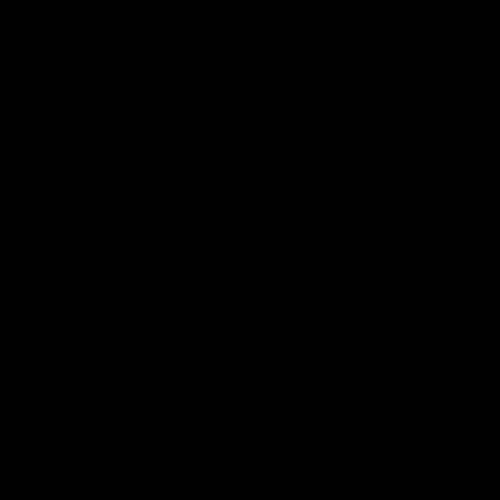
Frame 1 (no input)
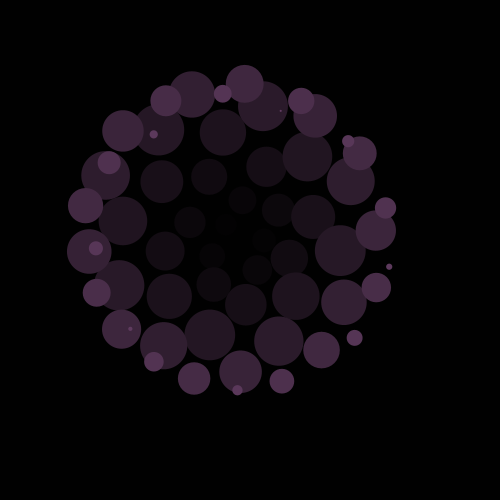
Frame 60 (the mouse pressed at the canvas centre just before this capture)
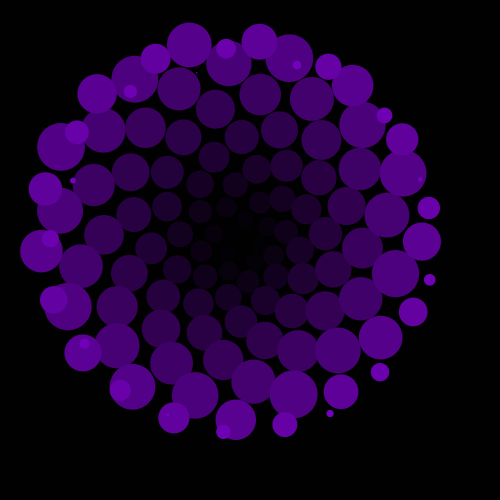
Frame 120 (the mouse held since frame 60 and released just before this capture)

The Processing sketch that drew these frames (run headless with seeded random() and noise(); from frame 60 on, the mouse is pressed at the canvas centre):

// Processing sketch: processing_90922
// ── processing_90922.pde

//Mitchell Karchemsky

float goldenRatio = (sqrt(5)+1)/2;
float goldenAngle = (goldenRatio-1)*2*PI;
float offSet      = .9;      
int currGen       = 0;
float lastX       = width/2;
float lastY       = width/2;
int i             = 0; 
//Colors
int R             = (int)(goldenRatio+(i*goldenRatio)%255);
int G             = (int)(goldenRatio+(i)%255);
int B             = (int)(goldenRatio+(i*goldenRatio)%255);
//UI
int counter       = 0;
int delta         = 1;
boolean drawLine  = false;
boolean pauseTime = false;
int radiusOffset  = 15;

//Program Start
void setup(){
  size(500, 500);
  smooth();
  noStroke();
}

void draw(){
  background(goldenRatio);
  
  float localGeneration = currGen+1;
  float radius    = width/2 + radiusOffset;
  float asmall = (goldenRatio*radius*radius)/localGeneration;   //What does asmall do?

  float cumulativeArea = 0;              //What does cumulativeArea do?
  for(i=0;i<localGeneration;i++){

    float angle = i*goldenAngle;
    //fill(100+(i*5)%100);              //Colorss
    changeColor();
    fill(R,G,B);
    float itterativeRatio  = i/(localGeneration-1);
    float nodeOffset       = asmall*offSet*2*itterativeRatio - asmall*offSet;
    float nodeArea         = asmall + nodeOffset;
    float nodeRadius       = sqrt(nodeArea/PI);
    float cumulativeRadius = sqrt(cumulativeArea/PI);
    
    nodeRadius *= min(1.2,(localGeneration-i)/32);
    
    float xLocation = width/2 + sin(angle)*(cumulativeRadius+nodeRadius);
    float yLocation = width/2 + cos(angle)*(cumulativeRadius+nodeRadius);
    
    ellipse(xLocation-nodeRadius, yLocation-nodeRadius, nodeRadius*2, nodeRadius*2);
    if(drawLine==true&&i%delta==0){
      stroke(255,255,255);
      strokeWeight(3);
      line(lastX,lastY,xLocation,yLocation);
      lastX = xLocation;
      lastY = yLocation;
      noStroke();  
    }
    cumulativeArea += PI*nodeRadius*nodeRadius;
  }
  
  currGen++;
}

void mousePressed(){
  counter++;
  changeColor();
}

void changeColor(){
  int colorSchemes = 4;
  //Color Scheme changer
  counter%=colorSchemes;
  switch (counter){
    case 0:
      //Aubrey's Joker
      R = (int)(goldenRatio+(i*goldenRatio)%256);
      G = (int)(goldenRatio+(i)%256);
      B = (int)(goldenRatio+(i*goldenRatio)%256);
    break;

    case 1 :
      //Reds and Blues
      R = (int)(i%256);
      G = (int)(goldenRatio);
      B = (int)(goldenRatio+(i*goldenRatio)%256);
    break;

    case 2:
    //purple rose
      R = (int)(i*goldenRatio%256);
      G = (int)(goldenRatio/i%255);
      B = (int)(goldenRatio+(i*goldenRatio)%256);
    break;

    case 3:
    //
      R = (int)((i+goldenRatio)%256);
      G = (int)((goldenRatio/i)%255);
      B = (int)(goldenRatio+(i*goldenRatio)%256);
    break;
  }
}
void keyPressed(){
  if(key == CODED){
    if(keyCode == UP){
      delta++;
    }
    else if(keyCode == DOWN){
      delta--;
      if(delta==0){delta=1;}
    }
    else if(keyCode == LEFT){
      if(delta!=1){previousFib();}
    }
    else if(keyCode == RIGHT){
      delta++;
      nextFib();
    }
    else if(keyCode == CONTROL){
       if(drawLine==false){drawLine=true;}
       else{drawLine=false;}
    }
  }
  println(pauseTime);
}

void previousFib(){
  int fibbIndex = 0;
  while(delta > fib(fibbIndex)){
    fibbIndex++;
  }
  delta = fib(fibbIndex-1);
}

void nextFib(){

  int fibbIndex = 0;
  while(delta > fib(fibbIndex)+1){
    fibbIndex++;
  }
  delta = fib(fibbIndex);
}

int fib(int n){
  return(n<=1?1:fib(n-1)+fib(n-2));
}
